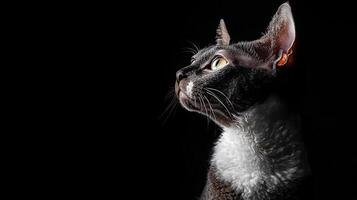
%> input picture Vignesh_dip_basics/cornish-rex-cat-isolated-on-black-background-photo.jpeg, 357 x 200 px
$ octave Vignesh_dip_basics.m   (GNU Octave 9; MATLAB toolbox functions it lacks are replaced by stand-ins)
%> lines starting %> are read from the running program, lines starting %| are printed output that depends on the picture; in (x1, y1, x2, y2) boxes, pixels count from 0 and x2, y2 are one past the last pixel; in counts of white or black regions, pixels touching at a corner belong together; the program's own positions count from 1
%Digital Image Processing
%Created by Vignesh Kailash
clc;
clear all;
close all;
%importing image
I = imread('https://static.vecteezy.com/system/resources/thumbnails/049/609/587/small_2x/cornish-rex-cat-isolated-on-black-background-photo.jpeg');
%> I is the input picture: size 200x357x3 uint8; mean R, G, B 18.6, 17.3, 17.1
%conversion of original image to grayscale image
R=I(:,:,1);
G=I(:,:,2);
B=I(:,:,3);
Ig=((R+G+B)/3);
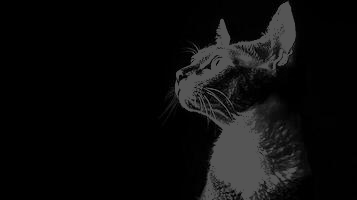
%> Ig: size 200x357 uint8; min 0, max 85, mean 12.5
%counting sum of all the pixels in grayscale image
count = sum(Ig(:));
%> count = 891995
%convertinng to black and white image
threshold=count/(144*349);
%> threshold = 17.75
Ib = Ig > threshold;
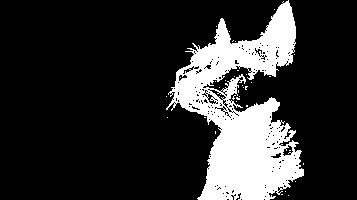
%> Ib: size 200x357 logical; 18.4% white; 35 white regions (34 under 20 px), largest, box (x1, y1, x2, y2) and area: (166, 0, 304, 200) 13079
%original image to blue image
Iblue=I;
Iblue(:,:,1)=0;
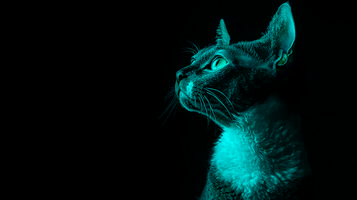
%> Iblue: size 200x357x3 uint8; mean R, G, B 0, 17.3, 17.1
Iblue(:,:,2)=0;
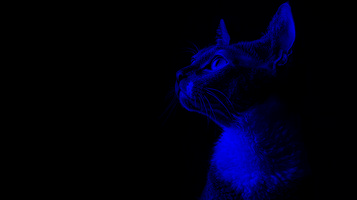
%> Iblue: size 200x357x3 uint8; mean R, G, B 0, 0, 17.1
%original image to green image
Igreen=I;
Igreen(:,:,1)=0;
Igreen(:,:,3)=0;
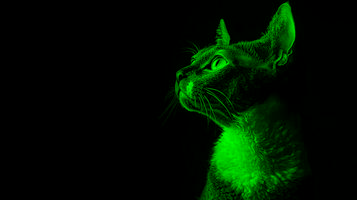
%> Igreen: size 200x357x3 uint8; mean R, G, B 0, 17.3, 0
%original image to red image
Ired=I;
Ired(:,:,2)=0;
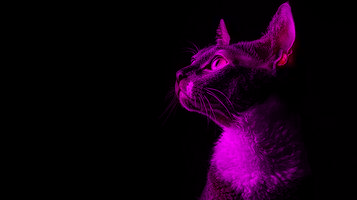
%> Ired: size 200x357x3 uint8; mean R, G, B 18.6, 0, 17.1
Ired(:,:,3)=0;
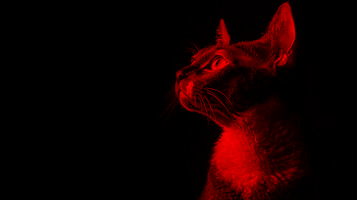
%> Ired: size 200x357x3 uint8; mean R, G, B 18.6, 0, 0
%Plotting all the results
subplot(2,3,1);
imshow(I);
title("Original Image");

subplot(2,3,2);
imshow(Ig);
title("Grayscale Image");

subplot(2,3,3);
imshow(Ib);
title("B&W Image");

subplot(2,3,4);
imshow(Ired);
title("Red Image");

subplot(2,3,5);
imshow(Igreen);
title("Green Image");

subplot(2,3,6);
imshow(Iblue);
title("Blue Image");
